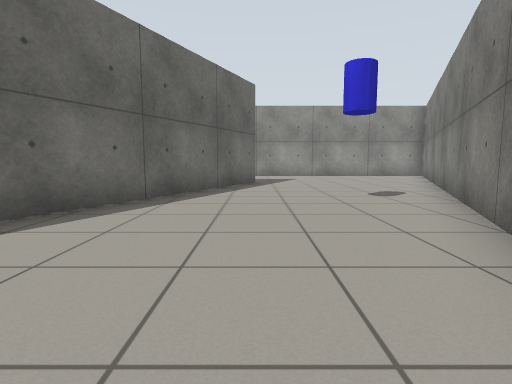
[1] (above)

16 first-person views from a walk through a Gazebo world. The camera is 0.72 m above the floor, tilts 6° down and sees 80° across. The lines on the ground mark 1 m squares. The floor is counted in squares, 1 m on a side. Each view is taken from the middle of a square. On the plan, view 1 faces up. The plan holds only what a view shows up to about 10 squares ahead; the rest is blank. The place goes on beyond the plan.

[2]
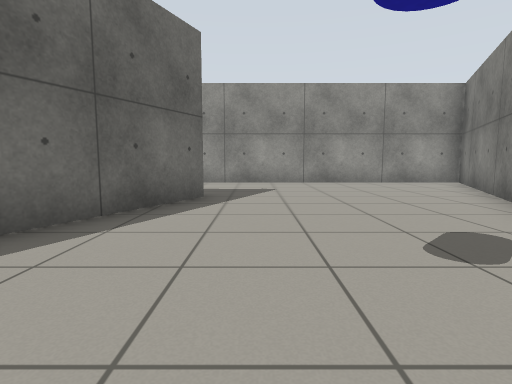

[3]
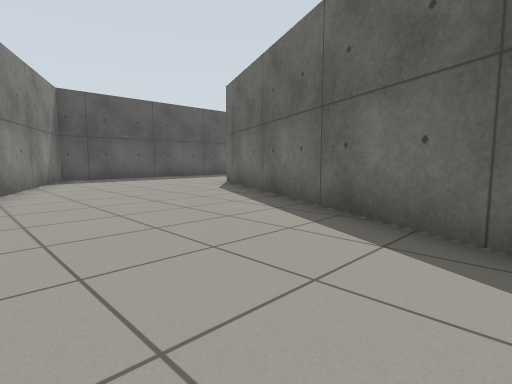

[4]
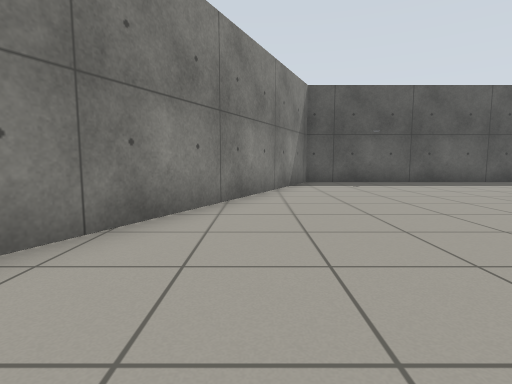

[5]
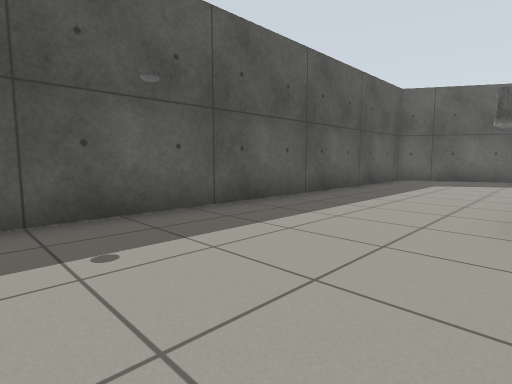

[6]
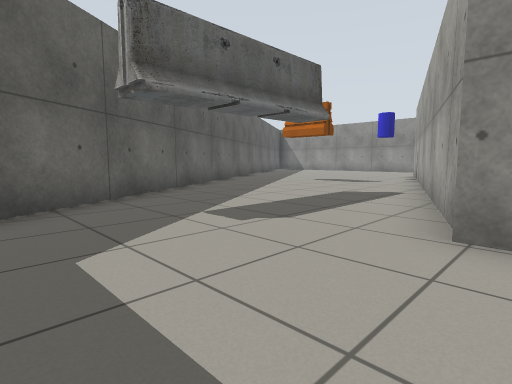

[7]
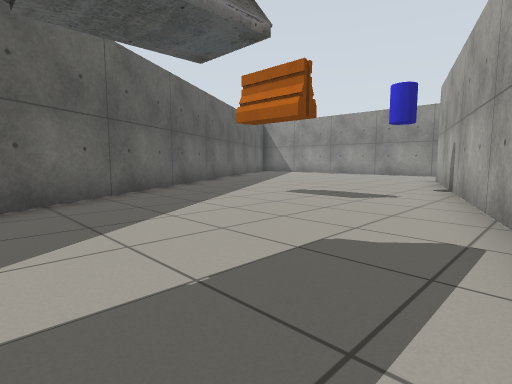

[8]
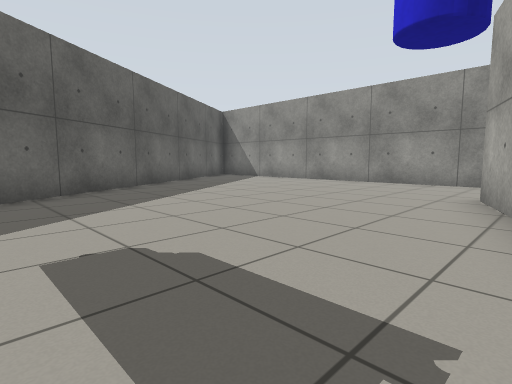

[9]
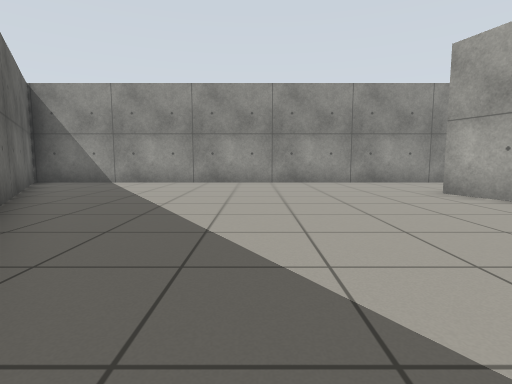

[10]
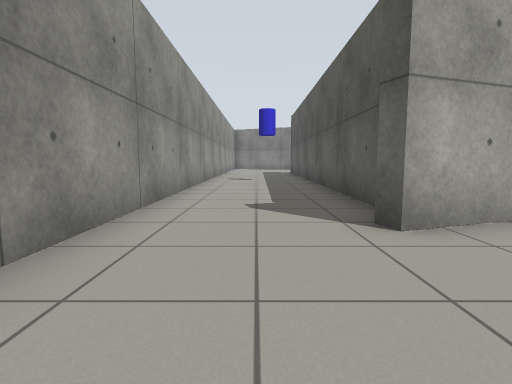

[11]
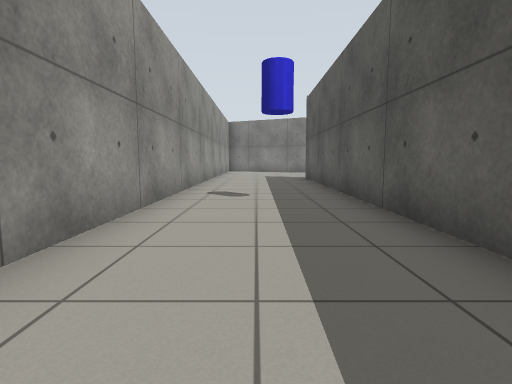

[12]
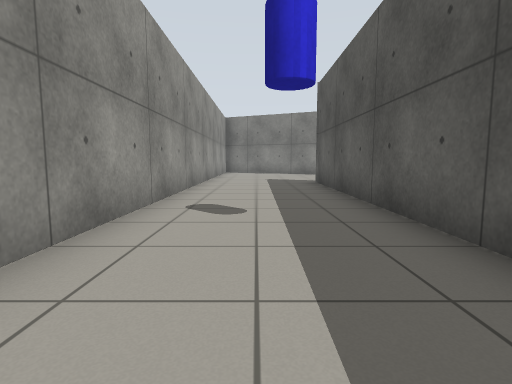

[13]
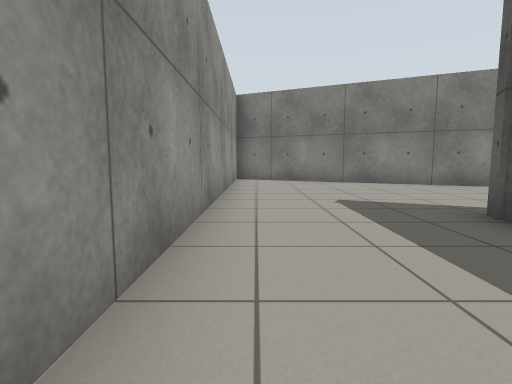

[14]
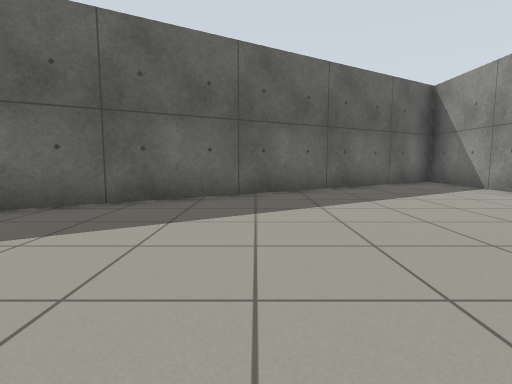

[15]
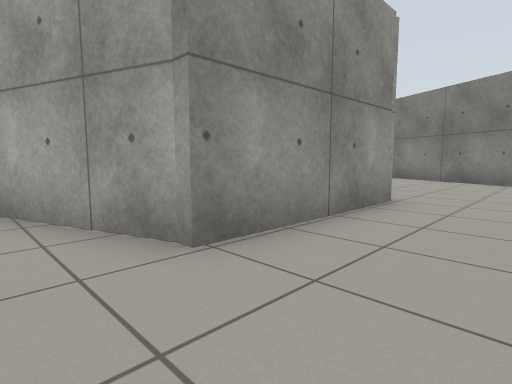

[16]
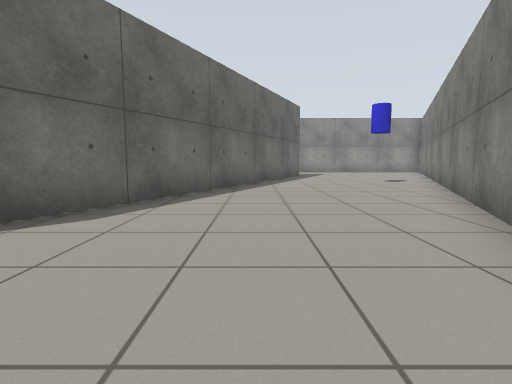

### Floor plan
Points are (right, up) in squares from view 1. A wall is a line through its corners. A room is listed if a view was taken in it or the views show most of it. See-through windows are left out.
Room 1 (views 1, 2, 3, 4, 5, 6, 7, 8, 9, 10, 11, 12, 13, 14, 15, 16)
walls: (-12.4, 10.2) (-0.2, 10.1) (0, 10) (-5.5, -1.9) (-9.6, -1.9) (-14, 10.5) (-13.6, 10.7); (-12.4, -6) (-1.6, -6) (7.5, 13.7) (-25.1, 13.7) (-13.7, -4.6)
objects: barrier (-16, 4) to (-15, 4); other object (-14, 6); barrier (-13, -3) to (-13, 0); other object (-7, 12) to (-6, 12); other object (-4, -5); other object (2, 6)

Positions as (right, up) in squares from view 1, and headings:
1: (0, 0), facing up
2: (1, 4), facing up
3: (1, 6), facing down-left
4: (0, 4), facing down
5: (-2, -2), facing down-left
6: (-9, -5), facing up-left
7: (-11, -1), facing up-left
8: (-13, 4), facing up-left
9: (-18, 4), facing up
10: (-17, 12), facing right
11: (-12, 12), facing right
12: (-10, 12), facing right
13: (-4, 13), facing right
14: (-15, 8), facing left
15: (-11, -4), facing up-right
16: (-2, -4), facing up
